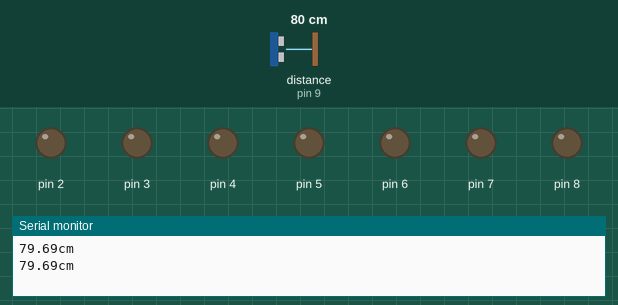
The sketch below on a simulated Arduino Uno, built with avr-gcc and run on an emulated ATmega328P. Shown: output pins drawn as LEDs (lit = HIGH), the last lines printed to the serial monitor. Wiring (inferred from the names in the program): ultrasonic range finder: trigger pin 10; echo pin 9. Dashed ring = blinking. The inputs (shaded band) are chosen by the test bench; at power-on: distance to the obstacle (sensor on pin 9) 80 cm. The echo pulse lasts 58.3 µs per cm; pins used as bus, display or sensor lines are not drawn.

Above: at 1.8 s.
1.9 s: distance to the obstacle (sensor on pin 9) set to 33 cm
4.2 s: distance to the obstacle (sensor on pin 9) set to 27 cm
At 7.0 s:
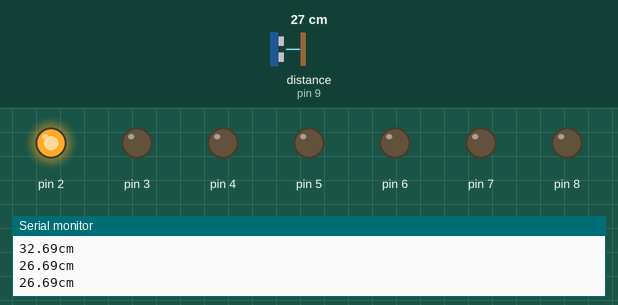
7.5 s: distance to the obstacle (sensor on pin 9) set to 9 cm
At 9.6 s:
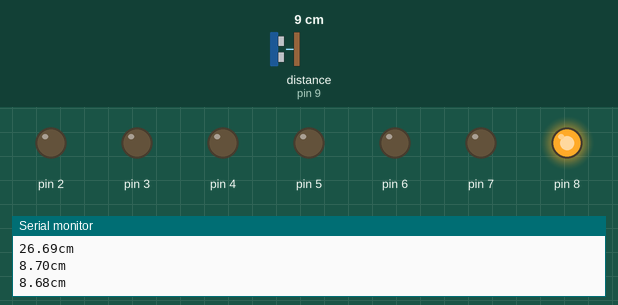
10.5 s: distance to the obstacle (sensor on pin 9) set to 13 cm
At 13.2 s:
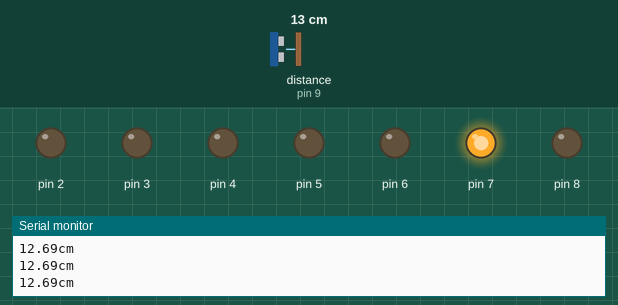
13.5 s: distance to the obstacle (sensor on pin 9) set to 17 cm
At 15.7 s:
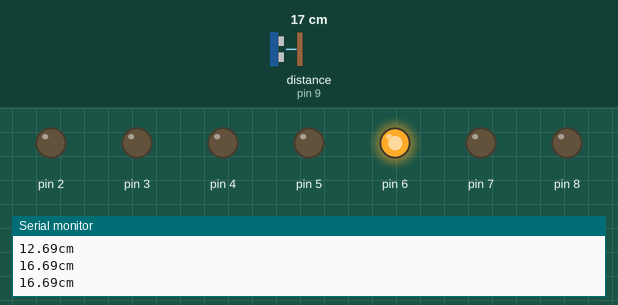
16.5 s: distance to the obstacle (sensor on pin 9) set to 26 cm
At 18.8 s:
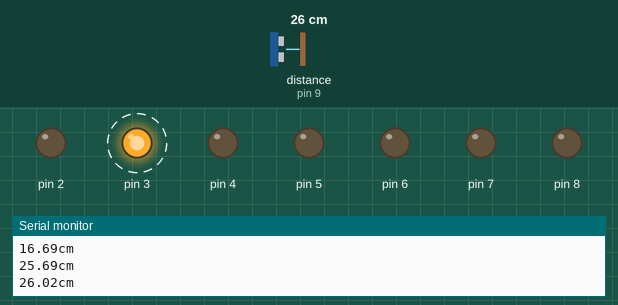
Timing chart, 0 to 21.6 s (numbered marks = the images above; inputs shaded):
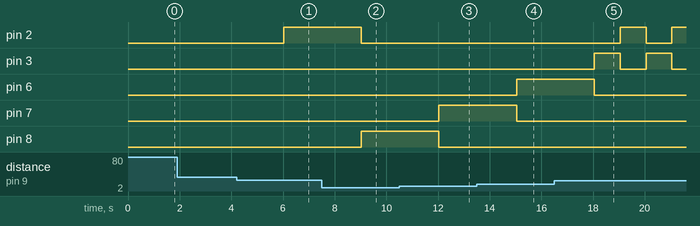

The sketch:

krakatooa.ino
```cpp
 int trigger = 10;           // declaramos la palabra trigger como un tipo entero y al mismo tiempo reemplaza al pin 9
 int echo = 9;           // declaramos la palabra echo como un tipo entero y al mismo tiempo reemplaza al pin 8
 float tiempo_de_espera,distancia; // creamos una variable de fotante; es decir, nos puede dar resultados en decimales.

void setup() {
  Serial.begin (9600);   // establemos la comucicacion serial
  pinMode (trigger, OUTPUT); // declarmos el pin 9 como salida
  pinMode (echo, INPUT);   // declaramos el 8 como entrada
}

void loop() {
digitalWrite (trigger,LOW); // ponemos en bajo el pin 8 durante 2 microsegundos
delayMicroseconds(2);
digitalWrite (trigger, HIGH);// ahora ponemos en alto pin 8 durante 10 microsegundos;
delayMicroseconds (10);     // pues este el momento en que emite el sonido durante 10 segungos
digitalWrite (trigger, LOW); // ahora ponemos en bajo pin 8

tiempo_de_espera = pulseIn (echo,HIGH); // pulseIn, recoge la señal del sonido que emite el trigger
/*La función pulseIn espera la aparición de un pulso en una entrada y mide su duración, dando como resultado la duración medida
 El primer parámetro (ECHO) es el pin sobre el que se realizará la medición.
Y el segundo parámetro (HIGH) indica si el pulso a esperar será un 1 (HIGH) o un 0 (LOW).
 */
distancia =(tiempo_de_espera/2)/29.15; // formula para hallar la distancia

Serial.print (distancia);    // imprimimos la distancia en cm
Serial.println ("cm");
delay (1000);
if (distancia>=30 && distancia <=400){  //
  analogWrite (2,0);
  analogWrite (3,0);
  analogWrite (4,0);
  analogWrite (5,0);
  analogWrite (6,0);
  analogWrite (7,0);
  analogWrite (8,0);
}
if (distancia>=26 && distancia <=30){
  analogWrite (2,255);
  analogWrite (3,0);
  analogWrite (4,0);
  analogWrite (5,0);
  analogWrite (6,0);
  analogWrite (7,0);
  analogWrite (8,0);
}
if (distancia>=23 && distancia <=26){
  analogWrite (2,0);
  analogWrite (3,255);
  analogWrite (4,0);
  analogWrite (5,0);
  analogWrite (6,0);
  analogWrite (7,0);
  analogWrite (8,0);

}if (distancia>=20 && distancia <=23){
 analogWrite (2,0);
  analogWrite (3,0);
  analogWrite (4,255);
  analogWrite (5,0);
  analogWrite (6,0);
  analogWrite (7,0);
  analogWrite (8,0);
}
if (distancia>=17 && distancia <=20){
 analogWrite (2,0);
  analogWrite (3,0);
  analogWrite (4,0);
  analogWrite (5,255);
  analogWrite (6,0);
  analogWrite (7,0);
  analogWrite (8,0);
}
if (distancia>=14 && distancia <=17){
  analogWrite (2,0);
  analogWrite (3,0);
  analogWrite (4,0);
  analogWrite (5,0);
  analogWrite (6,255);
  analogWrite (7,0);
  analogWrite (8,0);
}
if (distancia>=11 && distancia <=14){
 analogWrite (2,0);
  analogWrite (3,0);
  analogWrite (4,0);
  analogWrite (5,0);
  analogWrite (6,0);
  analogWrite (7,255);
  analogWrite (8,0);
}
if (distancia>=8 && distancia <=11){
 analogWrite (2,0);
  analogWrite (3,0);
  analogWrite (4,0);
  analogWrite (5,0);
  analogWrite (6,0);
  analogWrite (7,0);
  analogWrite (8,255);
}

}
```

Measured:
- the behaviour switches between 31 and 30 cm on distance to the obstacle (sensor on pin 9) (found by bisection; images 0 and 1)
- the behaviour switches between 11 and 12 cm on distance to the obstacle (sensor on pin 9) (found by bisection; images 2 and 3)
- the behaviour switches between 14 and 15 cm on distance to the obstacle (sensor on pin 9) (found by bisection; images 3 and 4)
- after the input at 4.2 s, pin 2: LOW → HIGH after 1.8 s
- after the input at 7.5 s, pin 2: HIGH → LOW after 1.5 s; pin 8: LOW → HIGH after 1.5 s
- after the input at 10.5 s, pin 7: LOW → HIGH after 1.5 s; pin 8: HIGH → LOW after 1.5 s
- after the input at 13.5 s, pin 6: LOW → HIGH after 1.5 s; pin 7: HIGH → LOW after 1.5 s
- after the input at 16.5 s, pin 2: LOW → HIGH after 2.5 s, → LOW 1.0 s later, → HIGH 1.0 s later; pin 3: alternates HIGH for 1.0 s and LOW for 1.0 s, starting after 1.5 s; pin 6: HIGH → LOW after 1.5 s
